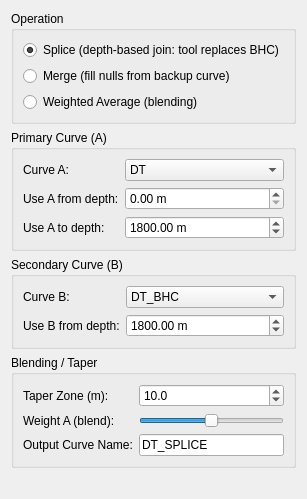
           <widget class="QWidget" name="scrollSMContents">
            <layout class="QVBoxLayout"><property name="spacing"><number>6</number></property>
             <item>
              <widget class="QGroupBox"><property name="title"><string>Operation</string></property>
               <layout class="QVBoxLayout">
                <item><widget class="QRadioButton" name="radioSplice"><property name="text"><string>Splice (depth-based join: tool replaces BHC)</string></property><property name="checked"><bool>true</bool></property></widget></item>
                <item><widget class="QRadioButton" name="radioMerge"><property name="text"><string>Merge (fill nulls from backup curve)</string></property></widget></item>
                <item><widget class="QRadioButton" name="radioAverage"><property name="text"><string>Weighted Average (blending)</string></property></widget></item>
               </layout>
              </widget>
             </item>
             <item>
              <widget class="QGroupBox"><property name="title"><string>Primary Curve (A)</string></property>
               <layout class="QFormLayout">
                <item row="0" column="0"><widget class="QLabel"><property name="text"><string>Curve A:</string></property></widget></item>
                <item row="0" column="1"><widget class="QComboBox" name="comboSMA"><item><property name="text"><string>DT</string></property></item><item><property name="text"><string>LLS</string></property></item><item><property name="text"><string>NPHI</string></property></item></widget></item>
                <item row="1" column="0"><widget class="QLabel"><property name="text"><string>Use A from depth:</string></property></widget></item>
                <item row="1" column="1"><widget class="QDoubleSpinBox" name="spinSMAFrom"><property name="suffix"><string> m</string></property><property name="maximum"><double>9999.0</double></property><property name="value"><double>0.0</double></property></widget></item>
                <item row="2" column="0"><widget class="QLabel"><property name="text"><string>Use A to depth:</string></property></widget></item>
                <item row="2" column="1"><widget class="QDoubleSpinBox" name="spinSMATo"><property name="suffix"><string> m</string></property><property name="maximum"><double>9999.0</double></property><property name="value"><double>1800.0</double></property></widget></item>
               </layout>
              </widget>
             </item>
             <item>
              <widget class="QGroupBox"><property name="title"><string>Secondary Curve (B)</string></property>
               <layout class="QFormLayout">
                <item row="0" column="0"><widget class="QLabel"><property name="text"><string>Curve B:</string></property></widget></item>
                <item row="0" column="1"><widget class="QComboBox" name="comboSMB"><item><property name="text"><string>DT_BHC</string></property></item><item><property name="text"><string>LLD</string></property></item><item><property name="text"><string>CALI</string></property></item></widget></item>
                <item row="1" column="0"><widget class="QLabel"><property name="text"><string>Use B from depth:</string></property></widget></item>
                <item row="1" column="1"><widget class="QDoubleSpinBox" name="spinSMBFrom"><property name="suffix"><string> m</string></property><property name="maximum"><double>9999.0</double></property><property name="value"><double>1800.0</double></property></widget></item>
               </layout>
              </widget>
             </item>
             <item>
              <widget class="QGroupBox"><property name="title"><string>Blending / Taper</string></property>
               <layout class="QFormLayout">
                <item row="0" column="0"><widget class="QLabel"><property name="text"><string>Taper Zone (m):</string></property></widget></item>
                <item row="0" column="1"><widget class="QDoubleSpinBox" name="spinSMTaper"><property name="decimals"><number>1</number></property><property name="minimum"><double>0.0</double></property><property name="maximum"><double>200.0</double></property><property name="value"><double>10.0</double></property></widget></item>
                <item row="1" column="0"><widget class="QLabel"><property name="text"><string>Weight A (blend):</string></property></widget></item>
                <item row="1" column="1"><widget class="QSlider" name="sliderSMWeight"><property name="orientation"><enum>Qt::Horizontal</enum></property><property name="minimum"><number>0</number></property><property name="maximum"><number>100</number></property><property name="value"><number>50</number></property></widget></item>
                <item row="2" column="0"><widget class="QLabel"><property name="text"><string>Output Curve Name:</string></property></widget></item>
                <item row="2" column="1"><widget class="QLineEdit" name="lineSMOut"><property name="text"><string>DT_SPLICE</string></property></widget></item>
               </layout>
              </widget>
             </item>
             <item><spacer><property name="orientation"><enum>Qt::Vertical</enum></property><property name="sizeHint" stdset="0"><size><width>20</width><height>20</height></size></property></spacer></item>
            </layout>
           </widget>
